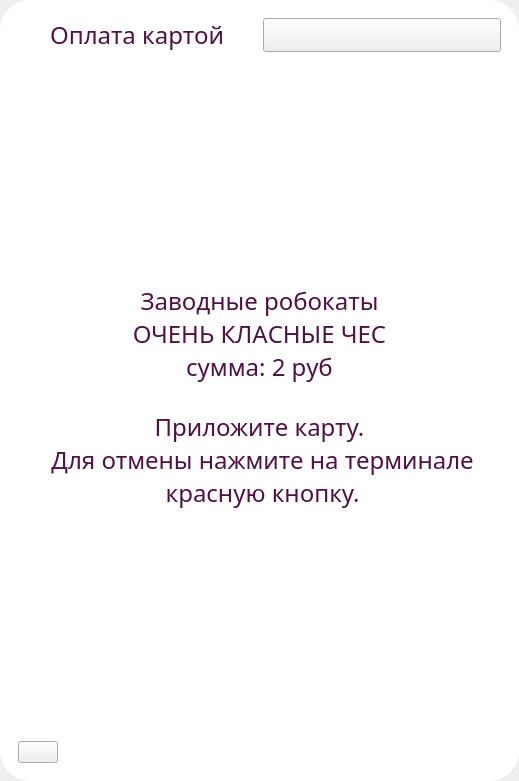
<?xml version="1.0" encoding="UTF-8"?>
<ui version="4.0">
 <class>d1_Screen_4</class>
 <widget class="QWidget" name="d1_Screen_4">
  <property name="geometry">
   <rect>
    <x>0</x>
    <y>0</y>
    <width>519</width>
    <height>781</height>
   </rect>
  </property>
  <property name="windowTitle">
   <string>Form</string>
  </property>
  <layout class="QVBoxLayout" name="verticalLayout">
   <property name="spacing">
    <number>0</number>
   </property>
   <property name="leftMargin">
    <number>0</number>
   </property>
   <property name="topMargin">
    <number>0</number>
   </property>
   <property name="rightMargin">
    <number>0</number>
   </property>
   <property name="bottomMargin">
    <number>0</number>
   </property>
   <item>
    <widget class="QWidget" name="d1_4_widgetBackground" native="true">
     <property name="styleSheet">
      <string notr="true">#d1_4_widgetBackground{
	border-image: url(:/d1_whiteFonYellow - Copy.png);
	background-color: rgb(255, 255, 255);
	border-radius:  30px;
}
</string>
     </property>
     <layout class="QVBoxLayout" name="d1_4_vlBackground">
      <item>
       <widget class="QWidget" name="d1_4_widgetTop" native="true">
        <layout class="QHBoxLayout" name="horizontalLayout">
         <item alignment="Qt::AlignHCenter">
          <widget class="QLabel" name="d1_4_lblInfo">
           <property name="palette">
            <palette>
             <active>
              <colorrole role="WindowText">
               <brush brushstyle="SolidPattern">
                <color alpha="255">
                 <red>81</red>
                 <green>17</green>
                 <blue>68</blue>
                </color>
               </brush>
              </colorrole>
             </active>
             <inactive>
              <colorrole role="WindowText">
               <brush brushstyle="SolidPattern">
                <color alpha="255">
                 <red>81</red>
                 <green>17</green>
                 <blue>68</blue>
                </color>
               </brush>
              </colorrole>
             </inactive>
             <disabled>
              <colorrole role="WindowText">
               <brush brushstyle="SolidPattern">
                <color alpha="96">
                 <red>164</red>
                 <green>166</green>
                 <blue>168</blue>
                </color>
               </brush>
              </colorrole>
             </disabled>
            </palette>
           </property>
           <property name="font">
            <font>
			 <family>Baloo Cyrillic</family>
             <pointsize>18</pointsize>
            </font>
           </property>
           <property name="text">
            <string>Оплата картой</string>
           </property>
           <property name="alignment">
            <set>Qt::AlignHCenter|Qt::AlignTop</set>
           </property>
          </widget>
         </item>
         <item>
          <widget class="QPushButton" name="d1_4_btnClose">
           <property name="sizePolicy">
            <sizepolicy hsizetype="Preferred" vsizetype="Preferred">
             <horstretch>0</horstretch>
             <verstretch>0</verstretch>
            </sizepolicy>
           </property>
           <property name="baseSize">
            <size>
             <width>0</width>
             <height>0</height>
            </size>
           </property>
           <property name="styleSheet">
            <string notr="true">#d1_4_btnClose{
	border-image: url(:/d1_btnClose.png);
}</string>
           </property>
           <property name="text">
            <string/>
           </property>
          </widget>
         </item>
        </layout>
       </widget>
      </item>
      <item>
       <spacer name="verticalSpacer">
        <property name="orientation">
         <enum>Qt::Vertical</enum>
        </property>
        <property name="sizeType">
         <enum>QSizePolicy::MinimumExpanding</enum>
        </property>
        <property name="sizeHint" stdset="0">
         <size>
          <width>20</width>
          <height>40</height>
         </size>
        </property>
       </spacer>
      </item>
      <item>
       <widget class="QWidget" name="d1_4_widgetContent" native="true">
        <layout class="QVBoxLayout" name="verticalLayout_2">
         <item>
          <widget class="QLabel" name="d1_4_lblText">
           <property name="palette">
            <palette>
             <active>
              <colorrole role="WindowText">
               <brush brushstyle="SolidPattern">
                <color alpha="255">
                 <red>81</red>
                 <green>17</green>
                 <blue>68</blue>
                </color>
               </brush>
              </colorrole>
             </active>
             <inactive>
              <colorrole role="WindowText">
               <brush brushstyle="SolidPattern">
                <color alpha="255">
                 <red>81</red>
                 <green>17</green>
                 <blue>68</blue>
                </color>
               </brush>
              </colorrole>
             </inactive>
             <disabled>
              <colorrole role="WindowText">
               <brush brushstyle="SolidPattern">
                <color alpha="96">
                 <red>164</red>
                 <green>166</green>
                 <blue>168</blue>
                </color>
               </brush>
              </colorrole>
             </disabled>
            </palette>
           </property>
           <property name="font">
            <font>
			 <family>Baloo Cyrillic</family>
             <pointsize>18</pointsize>
            </font>
           </property>
           <property name="text">
            <string>Заводные робокаты
ОЧЕНЬ КЛАСНЫЕ ЧЕС
сумма: 2 руб</string>
           </property>
           <property name="alignment">
            <set>Qt::AlignCenter</set>
           </property>
           <property name="wordWrap">
            <bool>true</bool>
           </property>
          </widget>
         </item>
         <item alignment="Qt::AlignHCenter">
          <widget class="QLabel" name="d1_4_lblIcon">
           <property name="text">
            <string/>
           </property>
           <property name="pixmap">
            <pixmap resource="d1_resource/d1_resource.qrc">:/d1_payVisa.png</pixmap>
           </property>
           <property name="scaledContents">
            <bool>true</bool>
           </property>
           <property name="alignment">
            <set>Qt::AlignCenter</set>
           </property>
          </widget>
         </item>
         <item>
          <widget class="QLabel" name="d1_4_lblText_2">
           <property name="palette">
            <palette>
             <active>
              <colorrole role="WindowText">
               <brush brushstyle="SolidPattern">
                <color alpha="255">
                 <red>81</red>
                 <green>17</green>
                 <blue>68</blue>
                </color>
               </brush>
              </colorrole>
             </active>
             <inactive>
              <colorrole role="WindowText">
               <brush brushstyle="SolidPattern">
                <color alpha="255">
                 <red>81</red>
                 <green>17</green>
                 <blue>68</blue>
                </color>
               </brush>
              </colorrole>
             </inactive>
             <disabled>
              <colorrole role="WindowText">
               <brush brushstyle="SolidPattern">
                <color alpha="96">
                 <red>164</red>
                 <green>166</green>
                 <blue>168</blue>
                </color>
               </brush>
              </colorrole>
             </disabled>
            </palette>
           </property>
           <property name="font">
            <font>
			 <family>Baloo Cyrillic</family>
             <pointsize>18</pointsize>
            </font>
           </property>
           <property name="text">
            <string>Приложите карту.
 Для отмены нажмите на терминале
 красную кнопку.</string>
           </property>
           <property name="alignment">
            <set>Qt::AlignCenter</set>
           </property>
           <property name="wordWrap">
            <bool>true</bool>
           </property>
          </widget>
         </item>
        </layout>
       </widget>
      </item>
      <item>
       <spacer name="verticalSpacer_2">
        <property name="orientation">
         <enum>Qt::Vertical</enum>
        </property>
        <property name="sizeType">
         <enum>QSizePolicy::MinimumExpanding</enum>
        </property>
        <property name="sizeHint" stdset="0">
         <size>
          <width>20</width>
          <height>40</height>
         </size>
        </property>
       </spacer>
      </item>
      <item>
       <widget class="QWidget" name="d1_4_widgetBtnBuy" native="true">
        <layout class="QHBoxLayout" name="horizontalLayout_5">
         <item>
          <widget class="QPushButton" name="d1_4_btnBack">
           <property name="sizePolicy">
            <sizepolicy hsizetype="Preferred" vsizetype="Preferred">
             <horstretch>0</horstretch>
             <verstretch>0</verstretch>
            </sizepolicy>
           </property>
           <property name="styleSheet">
            <string notr="true">#d1_4_btnBack{
	border-image: url(:/d1_btnBack.png);
}</string>
           </property>
           <property name="text">
            <string/>
           </property>
          </widget>
         </item>
         <item>
          <spacer name="horizontalSpacer_4">
           <property name="orientation">
            <enum>Qt::Horizontal</enum>
           </property>
           <property name="sizeHint" stdset="0">
            <size>
             <width>454</width>
             <height>20</height>
            </size>
           </property>
          </spacer>
         </item>
        </layout>
       </widget>
      </item>
     </layout>
    </widget>
   </item>
  </layout>
 </widget>
 <resources>
  <include location="d1_resource/d1_resource.qrc"/>
 </resources>
 <connections/>
</ui>
